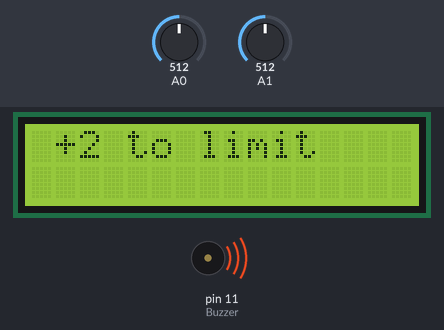
A sketch run on a simulated Arduino Uno, built with avr-gcc and run on an emulated ATmega328P. On the bench: 16×2 character LCD, buzzer (waves = sounding, pin HIGH). Wiring (inferred from the names in the program): character LCD (HD44780): RS pin 8; E pin 9; data pin 0, pin 1, pin 2, pin 3, pin 4, pin 5, pin 6, pin 7. The test bench sets the inputs (shaded band); at power-on: A0 = 512, A1 = 512. Pins used as bus, display or sensor lines are not drawn.

Above: at 1.4 s.
1.5 s: A0 set to 707
3.2 s: A0 set to 724
At 3.9 s:
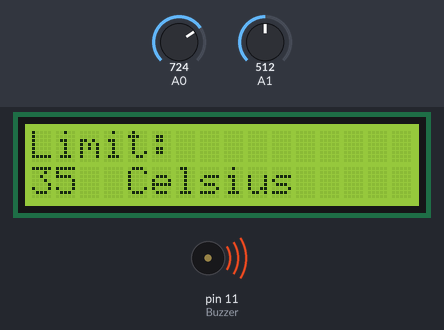
6.6 s: A0 set to 1002
8.1 s: A0 set to 1023
At 9.2 s:
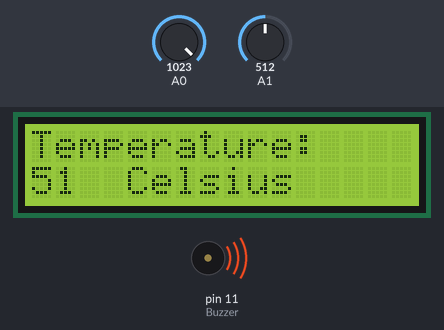
10.0 s: A1 set to 377
At 10.7 s:
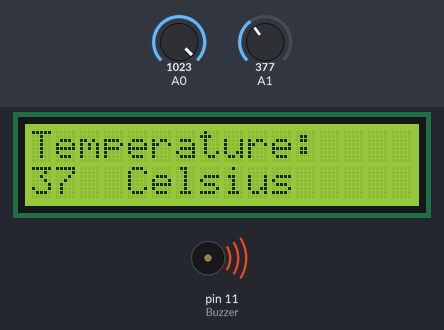
11.6 s: A1 set to 351
At 12.2 s:
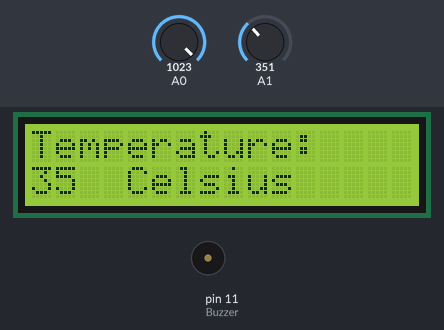
Timing chart, 0 to 14.6 s (numbered marks = the images above; inputs shaded):
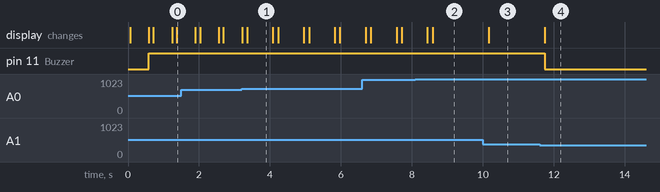

Measured:
- the behaviour switches between 715 and 716 on A0 (found by bisection; images 0 and 1)
- the behaviour switches between 1013 and 1014 on A0 (found by bisection; images 1 and 2)
- the behaviour switches between 360 and 359 on A1 (found by bisection; images 3 and 4)
- after the input at 3.2 s, the display: first differs from a run without the input after 0.16 s (image 1)
- after the input at 8.1 s, the display: first differs from a run without the input after 0.50 s (image 2)
- after the input at 10.0 s, the display: changes after 0.17 s (image 3)
- after the input at 11.6 s, pin 11 (Buzzer): HIGH → LOW after 0.15 s; the display: changes after 0.15 s (image 4)

The sketch:

Assesment_2_code.ino
```cpp
#include <avr/io.h>
#include <util/delay.h>
#include "LCD.h"
#include "ADC.h"

// Function Prototypes
void init();

int main(void){

  init();     // Call Initialization Function
  unsigned char buffer_1[4] ;   // temp_C  (temperature in Celsius)
  unsigned char buffer_2[4] ;   // temp_F  (temperature in FAhrenhait)
  unsigned char buffer_3[4] ;   // limit_C (limit in Celsius)
  unsigned char buffer_4[4] ;   // limit_F (limit in Fahrenhait)

  int temp_unit = 0;        // 0 --> Celsius and 1 --> Fahrenhait
  int limit = 250;          // Limit (room temperature)
  PORTD = PORTD &~ (1<<3);  // LED 1 stays off

  while (1)
  {
    int command = ADC_Read(0);        // Reads pin A0 to know which button is pressed
    int temp_C = (ADC_Read(1))/10;    // Reads pin A1 from the temperature sensor and coverts it to celsius
    int temp_F = (temp_C*1.8) + 32;   // Conversion to fahrenhait
    int limit_C = (limit)/10;         // Limit of temperature before taking action accordingly
    int limit_F = (limit_C*1.8) + 32; // Limit in Fahrenhait

    // itoa functions to change integers to strings to be shown on LCD screen
    itoa(temp_C, buffer_1, 10);
    itoa(temp_F, buffer_2, 10);
    itoa(limit_C, buffer_3, 10);
    itoa(limit_F, buffer_4, 10);

    // Functions of buttons:
    // No buttons pressed
    if(command > 1013){
      LCD_String ("Temperature:");
    }

    // Select button
    else if (command  > 715){
      if(temp_unit == 0){
        LCD_String_xy(0,0, "Limit:");
        LCD_String_xy(1,0,buffer_3);
        LCD_String_xy(1, 4,"Celsius");
        _delay_ms(700);
      }
      else{
        LCD_String_xy(0,0, "Limit:");
        LCD_String_xy(1,0,buffer_4);
        LCD_String_xy(1, 4,"Fahrenhait");
        _delay_ms(700);
      }
    }

    // Left button
    else if(command > 450){
      limit += 2*10.23;
      LCD_String_xy(0, 1,"+2 to limit");
      _delay_ms(500);
    }

    // Down button
    else if(command > 290){
      LCD_String ("-1 to limit");
      _delay_ms(500);
      limit -= 10.23;
    }

    // Up button
    else if(command > 110){
      LCD_String ("+1 to limit");
      _delay_ms(500);
      limit += 10.23;
    }

    //Right button
    else{
      LCD_String ("Loading....");
      if(temp_unit == 0){
        temp_unit = 1;
      }
      else{
        temp_unit = 0;
      }
      _delay_ms(600);
    }

    // Displaying "Celsius" or "Fahrenhait" according to temp_unit
    if(temp_unit == 0){
      LCD_String_xy(1, 0,buffer_1);
      LCD_String_xy(1, 4,"Celsius");
    }
    else{
      LCD_String_xy(1, 0,buffer_2);
      LCD_String_xy(1, 4,"Fahrenhait");
    }

    // Controlling LEDs and buzzers according to temperature
    // Lower range  (COLD)
    if((temp_C < 15)){
    PORTD = PORTD &~ (1<<3);       // LED 1 stays off (red)
    PORTD = PORTD | (1<<2);        // LED 2 stays on (blue)
    PORTB = PORTB &~ (1<<3);       // Buzzer stays off
    }
    // Upper Range (HOT)
    else if ((temp_C > limit_C)){
    PORTD = PORTD | (1<<3);        // LED 1 stays on (red)
    PORTD = PORTD &~ (1<<2);       // LED 2 stays off (blue)
    PORTB = PORTB | (1<<3);        // Buzzer turns on
    }
    // In Range
    else if(temp_C > 15){
      PORTD = PORTD &~ (1<<2);     //LED 2 stays off
      PORTD = PORTD &~ (1<<3);     //LED 1 stays off
      PORTB = PORTB &~ (1<<3);     // Buzzer stays off
    }
    _delay_ms(100);
    LCD_Clear();
  }
  return 0;
}

void init(){

  ADC_Init();        // Initializing ADC library
  LCD_Init ();       // Initializing LCD library


  // Setting pins
  DDRD |= (1<<3);    // Setting LED 1 pin to output
  DDRD |= (1<<2);    // Setting LED 2 pin to output
  DDRB |= (1<<3);    // Setting Buzzer pin to output
}
```

ADC.h
```cpp
// Function prototypes defined in header file for the ADC library
// .h files should be included in main app in order to use the library

void ADC_Init();
int ADC_Read(int channel);
```

ADC.ino
```cpp
#include <avr/io.h>
#include "ADC.h"

void ADC_Init() {
  ADCSRA = ADCSRA | (1 << ADEN);
  ADCSRA = ADCSRA | (1 << ADPS0);
  ADCSRA = ADCSRA | (1 << ADPS1);
  ADCSRA = ADCSRA | (1 << ADPS2);

  ADMUX = ADMUX | (1 << REFS0);
  ADMUX = ADMUX & ~(1 << REFS1);
}

int ADC_Read(int channel){

  ADMUX = ADMUX & ~(1 << MUX0);
  ADMUX = ADMUX & ~(1 << MUX1);
  ADMUX = ADMUX & ~(1 << MUX2);
  ADMUX = ADMUX & ~(1 << MUX3);
  ADMUX = ADMUX | channel;

  ADCSRA = ADCSRA | (1 << ADSC);

  while(ADCSRA & (1 << ADSC));

  return ADC;
}
```

LCD.h
```cpp
// Function prototypes defined in header file for the LCD library
// .h files should be included in main app in order to use the library

#define LCD_Dir  DDRD			/* Define LCD data port direction */
#define LCD_Port PORTD		/* Define LCD data port */

#define RS_EN_Dir  DDRB		/* Define RS and En data port direction */
#define RS_EN_Port PORTB  /* Define RS and En port */
#define RS PB0				    /* Define Register Select pin */
#define EN PB1 				    /* Define Enable signal pin */

void LCD_Command( unsigned char cmnd );
void LCD_Char( unsigned char data );
void LCD_Init (void);
void LCD_String (char *str);
void LCD_String_xy (char row, char pos, char *str);
void LCD_Clear();
```

LCD.ino
```cpp
#include <avr/io.h>			  /* Include AVR std. library file */
#include <util/delay.h>	  /* Include Delay header file */
#include "LCD.h"

void LCD_Command( unsigned char cmnd )
{
	LCD_Port = (LCD_Port & 0x0F) | (cmnd & 0xF0); /* sending upper nibble */
	RS_EN_Port &= ~ (1<<RS);		/* RS=0, command reg. */
	RS_EN_Port |= (1<<EN);		/* Enable pulse */
	_delay_us(1);
	RS_EN_Port &= ~ (1<<EN);

	_delay_us(200);

	LCD_Port = (LCD_Port & 0x0F) | (cmnd << 4);  /* sending lower nibble */
	RS_EN_Port |= (1<<EN);
	_delay_us(1);
	RS_EN_Port &= ~ (1<<EN);
	_delay_ms(2);
}


void LCD_Char( unsigned char data )
{
	LCD_Port = (LCD_Port & 0x0F) | (data & 0xF0); /* sending upper nibble */
	RS_EN_Port |= (1<<RS);		/* RS=1, data reg. */
	RS_EN_Port|= (1<<EN);
	_delay_us(1);
	RS_EN_Port &= ~ (1<<EN);

	_delay_us(200);

	LCD_Port = (LCD_Port & 0x0F) | (data << 4); /* sending lower nibble */
	RS_EN_Port |= (1<<EN);
	_delay_us(1);
	RS_EN_Port &= ~ (1<<EN);
	_delay_ms(2);
}

void LCD_Init (void)			/* LCD Initialize function */
{
	LCD_Dir = 0xFF;			    /* Make LCD port direction as o/p */
  RS_EN_Dir |= (1 << EN) | (1 << RS);

	_delay_ms(20);			    /* LCD Power ON delay always >15ms */

	LCD_Command(0x02);		  /* send for 4 bit initialization of LCD  */
	LCD_Command(0x28);      /* 2 line, 5*7 matrix in 4-bit mode */
	LCD_Command(0x0c);      /* Display on cursor off*/
	LCD_Command(0x06);      /* Increment cursor (shift cursor to right)*/
	LCD_Command(0x01);      /* Clear display screen*/
	_delay_ms(2);
}

void LCD_String (char *str)		/* Send string to LCD function */
{
	int i;
	for(i=0;str[i]!=0;i++)		/* Send each char of string till the NULL */
	{
		LCD_Char (str[i]);
	}
}

void LCD_String_xy (char row, char pos, char *str)	/* Send string to LCD with xy position */
{
	if (row == 0 && pos<16)
	  LCD_Command((pos & 0x0F)|0x80);	                  /* Command of first row and required position<16 */
	else if (row == 1 && pos<16)
	  LCD_Command((pos & 0x0F)|0xC0);	                  /* Command of first row and required position<16 */

	LCD_String(str);	                              	/* Call LCD string function */
}

void LCD_Clear()
{
	LCD_Command (0x01);		/* Clear display */
	_delay_ms(2);
	LCD_Command (0x80);		/* Cursor at home position */
}
```
